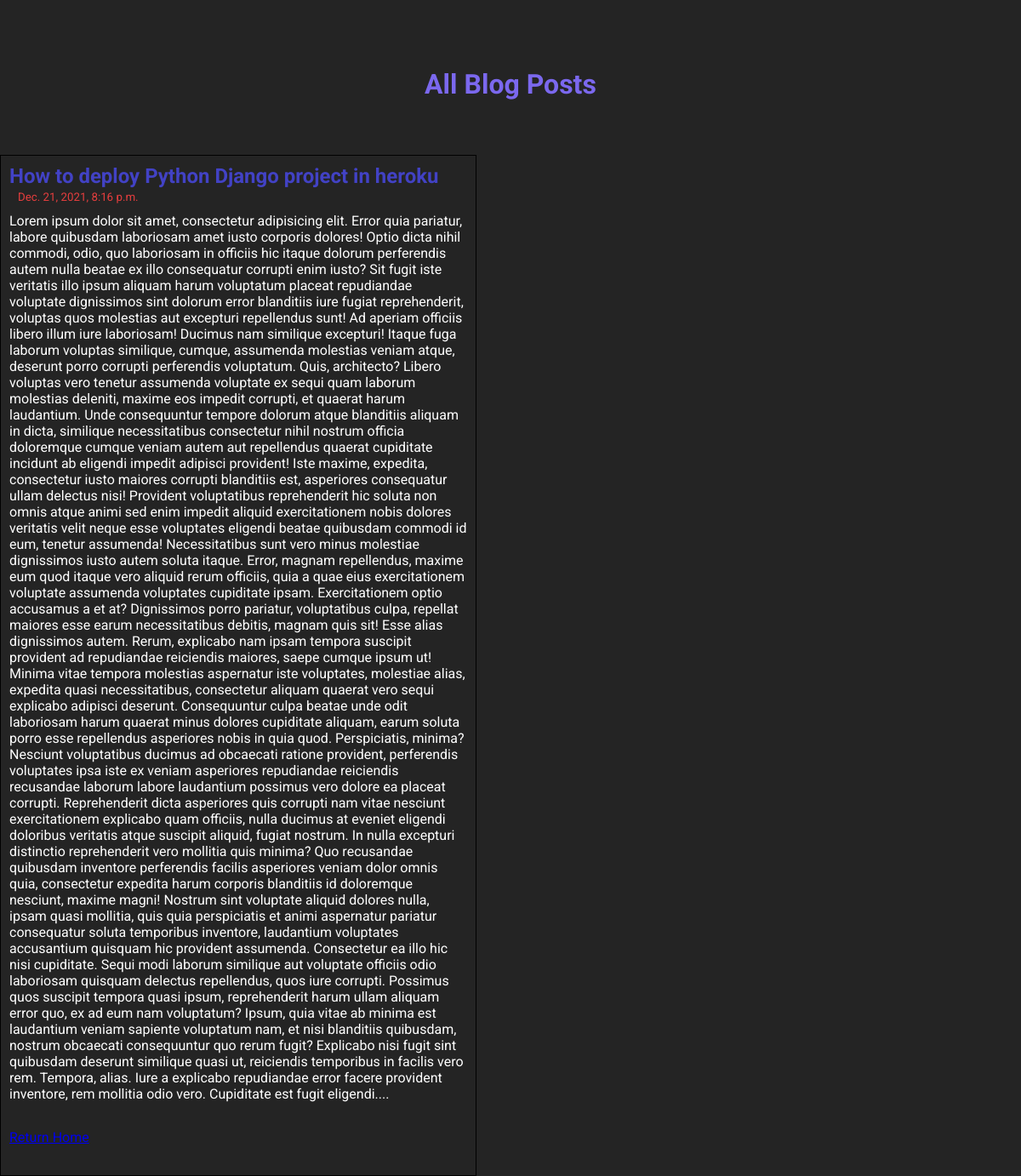
/post/1, run on the app's committed database.
### posts/models.py (models this page shows)
class Post(models.Model):
    title = models.CharField(max_length=100)
    body = models.TextField()
    created_at = models.DateTimeField(default=datetime.now(), blank=True)

### posts/views.py (the view)
# urls.py: path('post/<str:pk>', views.post, name='post'),
def post(request, pk):
    posts = Post.objects.get(id=pk)
    return render(request, 'post.html', {'posts':posts})

### templates/post.html (shortened to what this page needs)
{% load static %}
<!DOCTYPE html>
<html lang="en">
<head>
    <link rel="stylesheet" href="{% static 'css/style.css' %}">
</head>
<body>
    <h1 id="header-title">All Blog Posts</h1>
    <div class="container">
        <div class="s-container">
        <div class="title">
            <h2>{{posts.title}}</h2>
            <small>{{posts.created_at}}</small>
        </div>
        <div class="body-txt">
            <p>{{posts.body}}...</p>
            <a href="/" id="home-btn">Return Home</a>
        </div>
    </div>
    </div>
</body>
</html>

### static/css/style.css (style rules this page uses)
* { margin: 0; padding: 0; }
body { background-color: #242424; color: #fff; font-family: 'Roboto', sans-serif; }
#header-title { text-align: center; padding-top: 5rem; padding-bottom: 4rem; color: mediumslateblue; }
.container { height: 30vh; width: 70vh; }
.container small { padding: 10px; }
.body-txt { padding: 10px 0 25px 0; }
.s-container { padding: 10px; border: 1px solid #000; margin-bottom: 10px; }
.title h2 { color: rgb(66, 66, 197); }
.title small { color: rgb(228, 62, 62); }
.body-txt p { padding-bottom: 2rem; }

### data on the page
Post: title "How to deploy Python Django project in heroku", created_at "Dec. 21, 2021, 8:16 p.m.", body "Lorem ipsum dolor sit amet, consectetur adipisicing elit. Error quia pariatur, labore quibusdam laboriosam amet iusto corporis dolores! Optio dicta nihil commodi, odio, quo laboriosam in officiis hic itaque dolorum perferendis autem nulla beatae ex illo consequatur corrupti enim iusto? Sit fugit iste veritatis illo ipsum aliquam harum voluptatum placeat repudiandae voluptate dignissimos sint dolorum error blanditiis iure fugiat reprehenderit, voluptas quos molestias aut excepturi repellendus sunt! Ad aperiam officiis libero illum iure laboriosam! Ducimus nam similique excepturi! Itaque fuga laborum voluptas similique, cumque, assumenda molestias veniam atque, deserunt porro corrupti…"
